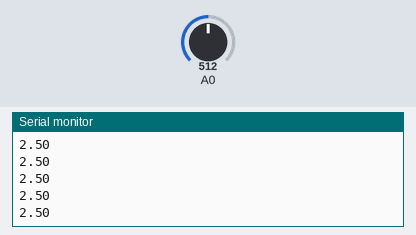
This sketch was run on a simulated Arduino Uno, built with avr-gcc and run on an emulated ATmega328P. Parts: the last lines printed to the serial monitor. The test bench sets the inputs (shaded band); at power-on: A0 = 512.

Above: at 1.2 s.
1.3 s: A0 set to 716
At 1.9 s:
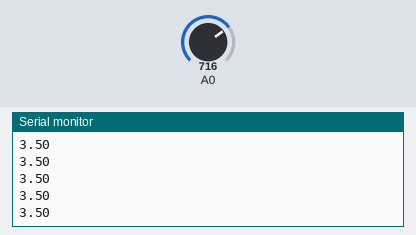
2.8 s: A0 set to 900
At 3.9 s:
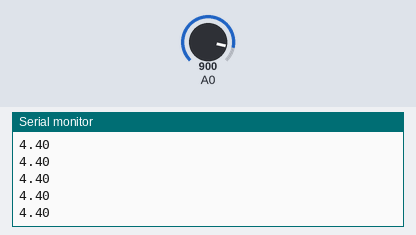
Timing chart, 0 to 5.8 s (numbered marks = the images above; inputs shaded):
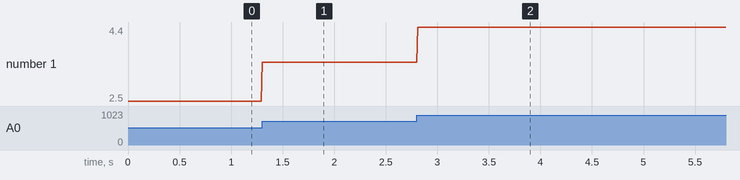

Measured:
- after the input at 1.3 s, the serial monitor: prints a new line at once (image 1)
- after the input at 2.8 s, the serial monitor: prints a new line at once (image 2)
- plotted number 1: 2.5 → 3.5 after the input at 1.3 s, 3.5 → 4.4 after the input at 2.8 s

The sketch:

piezoelectricharvester.ino
```cpp
void setup() {
  // This turns on the communication to your laptop screen
  Serial.begin(9600);
}

void loop() {
  // Read the raw pressure from the piezo (A number from 0 to 1023)
  int rawValue = analogRead(A0);

  // Math to convert that raw number into actual Volts (0V to 5V)
  float voltage = rawValue * (5.0 / 1023.0);

  // Send the voltage number to your laptop
  Serial.println(voltage);

  // A tiny 10-millisecond pause so we don't crash the computer with too much data
  delay(10);
}
```
